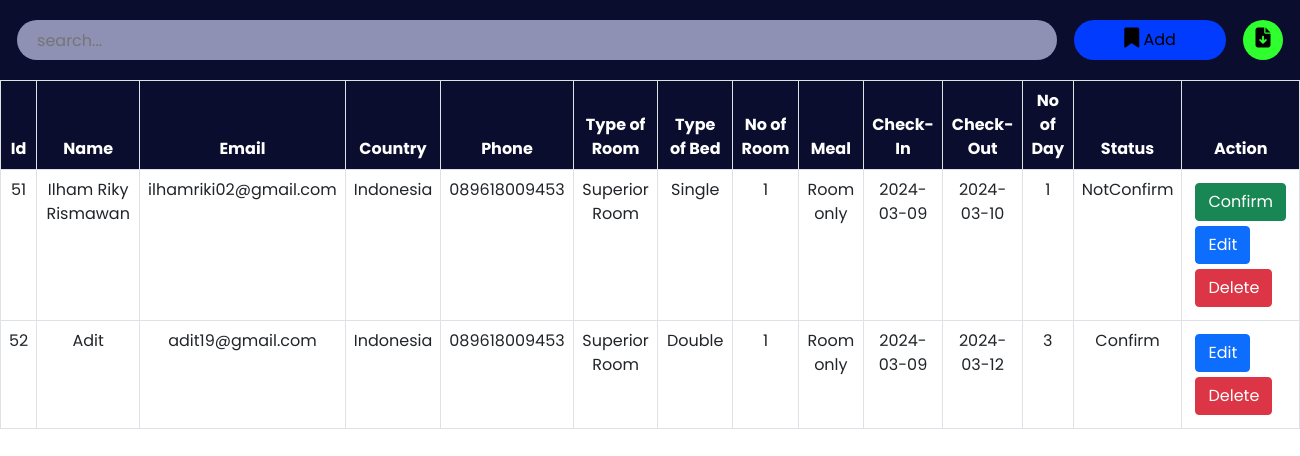
The page /admin/roombook.php on the database its author committed.
### tables this page shows
CREATE TABLE `roombook` (
  `id` int(10) NOT NULL,
  `Name` varchar(50) NOT NULL,
  `Email` varchar(50) NOT NULL,
  `Country` varchar(30) NOT NULL,
  `Phone` varchar(30) NOT NULL,
  `RoomType` varchar(30) NOT NULL,
  `Bed` varchar(30) NOT NULL,
  `Meal` varchar(30) NOT NULL,
  `NoofRoom` varchar(30) NOT NULL,
  `cin` date NOT NULL,
  `cout` date NOT NULL,
  `nodays` int(50) NOT NULL,
  `stat` varchar(30) NOT NULL
);

### admin/roombook.php (the view, shortened to what this page needs)
<?php
include '../config.php';
?>
<!DOCTYPE html>
<html lang="en">
<head>
    <link href="https://cdn.jsdelivr.net/npm/bootstrap@5.0.2/dist/css/bootstrap.min.css" rel="stylesheet">
    <link rel="stylesheet" href="https://cdnjs.cloudflare.com/ajax/libs/font-awesome/6.2.0/css/all.min.css" />
    <link rel="stylesheet" href="./css/roombook.css">
</head>
<body>
    <div class="searchsection">
        <input type="text" name="search_bar" id="search_bar" placeholder="search..." onkeyup="searchFun()">
        <button class="adduser" id="adduser" onclick="adduseropen()"><i class="fa-solid fa-bookmark"></i> Add</button>
        <form action="./exportdata.php" method="post">
            <button class="exportexcel" id="exportexcel" name="exportexcel" type="submit"><i class="fa-solid fa-file-arrow-down"></i></button>
        </form>
    </div>
    <div class="roombooktable" class="table-responsive-xl">
        <?php
            $roombooktablesql = "SELECT * FROM roombook";
            $roombookresult = mysqli_query($conn, $roombooktablesql);
        ?>
        <table class="table table-bordered" id="table-data">
            <thead>
                <tr>
                    <th scope="col">Id</th>
                    <th scope="col">Name</th>
                    <th scope="col">Email</th>
                    <th scope="col">Country</th>
                    <th scope="col">Phone</th>
                    <th scope="col">Type of Room</th>
                    <th scope="col">Type of Bed</th>
                    <th scope="col">No of Room</th>
                    <th scope="col">Meal</th>
                    <th scope="col">Check-In</th>
                    <th scope="col">Check-Out</th>
                    <th scope="col">No of Day</th>
                    <th scope="col">Status</th>
                    <th scope="col" class="action">Action</th>
                </tr>
            </thead>
            <tbody>
            <?php
            while ($res = mysqli_fetch_array($roombookresult)) {
            ?>
                <tr>
                    <td><?php echo $res['id'] ?></td>
                    <td><?php echo $res['Name'] ?></td>
                    <td><?php echo $res['Email'] ?></td>
                    <td><?php echo $res['Country'] ?></td>
                    <td><?php echo $res['Phone'] ?></td>
                    <td><?php echo $res['RoomType'] ?></td>
                    <td><?php echo $res['Bed'] ?></td>
                    <td><?php echo $res['NoofRoom'] ?></td>
                    <td><?php echo $res['Meal'] ?></td>
                    <td><?php echo $res['cin'] ?></td>
                    <td><?php echo $res['cout'] ?></td>
                    <td><?php echo $res['nodays'] ?></td>
                    <td><?php echo $res['stat'] ?></td>
                    <td class="action">
                        <?php
                            if($res['stat'] == "Confirm")
                            {
                                echo " ";
                            }
                            else
                            {
                                echo "<a href='roomconfirm.php?id=". $res['id'] ."'><button class='btn btn-success'>Confirm</button></a>";
                            }
                        ?>
                        <a href="roombookedit.php?id=<?php echo $res['id'] ?>"><button class="btn btn-primary">Edit</button></a>
                        <a href="roombookdelete.php?id=<?php echo $res['id'] ?>"><button class='btn btn-danger'>Delete</button></a>
                    </td>
                </tr>
            <?php
            }
            ?>
            </tbody>
        </table>
    </div>
</body>
</html>

### admin/css/roombook.css (style rules this page uses)
:root { --bg-text-shadow: 0 2px 4px rgb(13 0 77 / 8%), 0 3px 6px rgb(13 0 77 / 8%), 0 8px 16px rgb(13 0 77 / 8%); --bg-box-shadow: 0px 0px 20px 6px rgba(26, 30, 164, 0.31); }
body { background-color: #ffff; }
* { margin: 0; padding: 0; font-family: 'Poppins', sans-serif; }
i { font-size: 20px; }
.searchsection { height: 80px; width: 100%; display: flex; justify-content: space-evenly; align-items: center; background-color: #0a0d2d; position: fixed; z-index: 500; }
#search_bar { height: 40px; width: 80%; border: none; background-color: rgba(195, 198, 233, 0.714); padding-left: 20px; border-radius: 30px; }
#adduser { height: 40px; background-color: rgb(0, 59, 254); border: none; border-radius: 30px; padding: 0 50px; }
.exportexcel { height: 40px; width: 40px; background-color: rgb(47, 255, 47); border: none; border-radius: 50%; }
a { color: black; }
.roombooktable { position: absolute; color: #0a0d2d; margin-top: 80px; width: 100%; height: 100vh; padding-bottom: 900px; }
.roombooktable thead { background-color: #0a0d2d; color: white; text-align: center; }
.roombooktable tbody { text-align: center; }
.action a { text-decoration: none; }
.action button { display: flex; flex-wrap: wrap; margin: 5px; }

### rows shown on the page
roombook: id "51", Name "Ilham Riky Rismawan", Email "ilhamriki02@gmail.com", Country "Indonesia", Phone "089618009453", RoomType "Superior Room", Bed "Single", NoofRoom "1", Meal "Room only", cin "2024-03-09", cout "2024-03-10", nodays "1", stat "NotConfirm"
roombook: id "52", Name "Adit", Email "adit19@gmail.com", Country "Indonesia", Phone "089618009453", RoomType "Superior Room", Bed "Double", NoofRoom "1", Meal "Room only", cin "2024-03-09", cout "2024-03-12", nodays "3", stat "Confirm"
